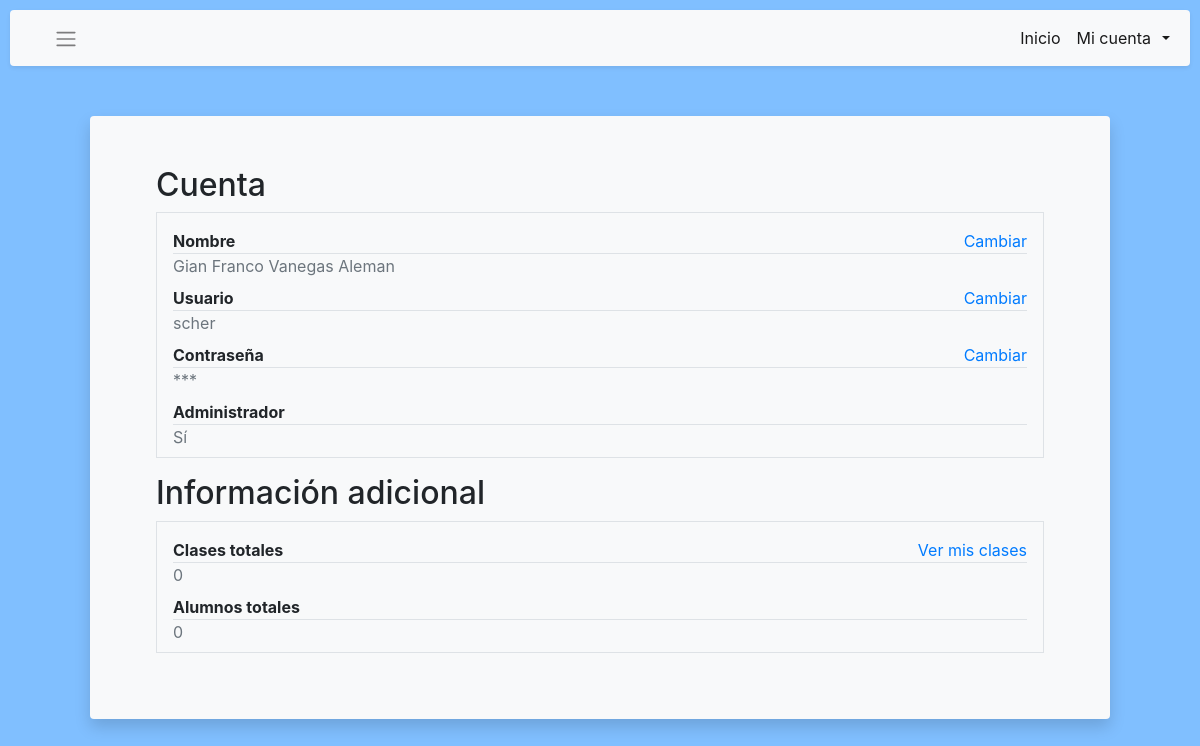
Page /administrar (signed in) on the earlier database version.
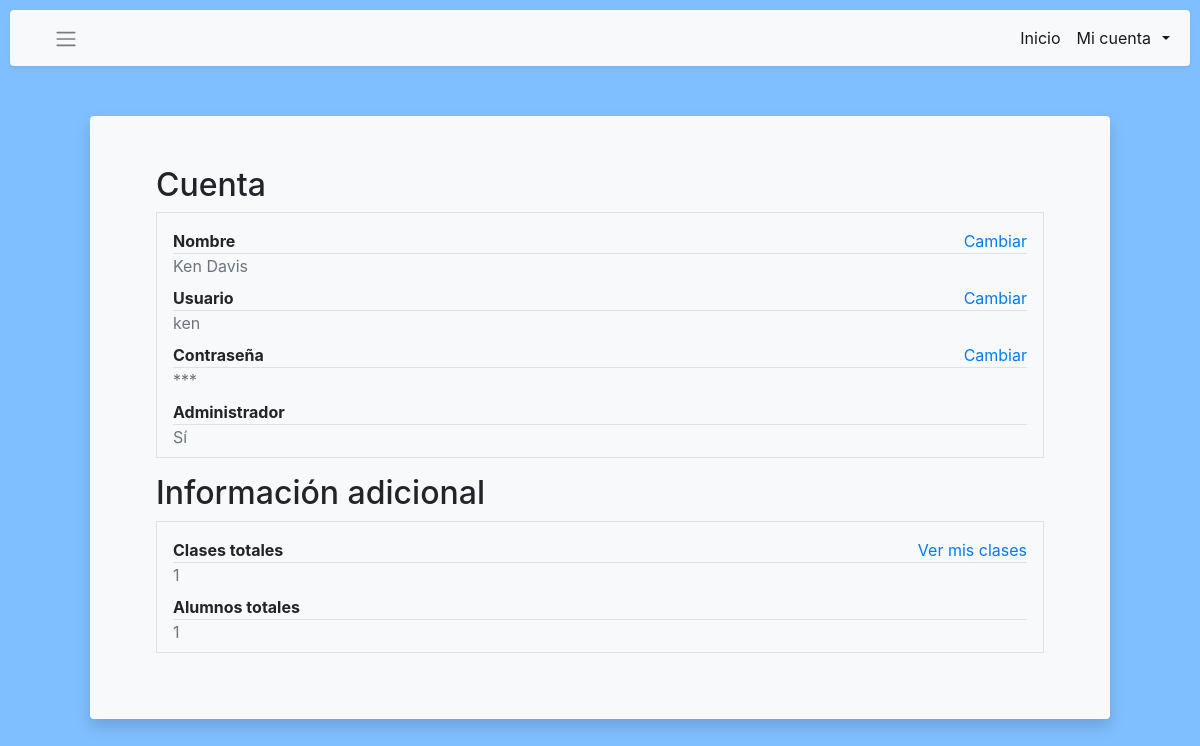
Same page on the later database version.
### tables this page shows
CREATE TABLE Profesores (
			id INTEGER PRIMARY KEY,
			nombre TEXT NOT NULL,
			usuario TEXT NOT NULL,
			admin INTEGER NOT NULL DEFAULT 0 CHECK(admin in (0,1)),
			hash TEXT NOT NUll
		);

### asistencias/rutas/usuario_rutas.py (the view)
@app.route("/administrar")
@login_requerido
def administrar():
	datos = db_ejecutar("""SELECT nombre, usuario, id, admin
							FROM Profesores
							WHERE id = (?)""", session["user_id"])
	if not datos:
		return "usuario inexistente", 404
	nombre = datos[0]["nombre"]
	usuario = datos[0]["usuario"]
	es_admin = datos[0]["admin"]
	clases_profesor = db_ejecutar("""
						SELECT clase_id
						FROM Clase_Profesor
						WHERE prof_id = (?)""", datos[0]["id"])
	clases_total = len(clases_profesor)
	phs = ", ".join(["?"] * clases_total)
	clases_id = [clase["clase_id"] for clase in clases_profesor]
	q = f"""SELECT DISTINCT alumno_carnet
			FROM Clase_Alumno
			WHERE clase_id IN ({phs})"""
	alumnos = db_ejecutar(q, *clases_id)
	info = {
		"usuario" : usuario,
		"nombre" : nombre,
		"clases_total" : clases_total,
		"alumnos_total" : len(alumnos),
		"es_admin" : es_admin
	}
	return render_template("administrar.html", info=info)

### asistencias/__init__.py (called while the page is built)
@app.after_request
def after_request(response):
	response.headers["Cache-Control"] = "no-cache, no-store, must-revalidate"
	response.headers["Expires"] = 0
	response.headers["Pragma"] = "no-cache"
	return response

### asistencias/helpers.py (called while the page is built)
def login_requerido(f):
	@wraps(f)
	def wrapper():
		if session.get("user_id") is None:
			return redirect(url_for("login"))
		return f()
	return wrapper

def db_ejecutar(query, *args, many=False):
	conn = None
	filas = []
	try:
		conn = sqlite3.connect(DB_PATH)
		conn.row_factory = sqlite3.Row
		cur = conn.cursor()
		cur.execute("PRAGMA foreign_keys=ON")
		if many:
			cur.executemany(query, args[0])
		else:
			cur.execute(query, args)
		filas = [dict(fila) for fila in cur.fetchall()]
		cur.close()
	except sqlite3.Error as e:
		print(e)
		raise Exception(e)
	finally:
		if conn:
			conn.commit()
			conn.close()
		return filas

### asistencias/templates/administrar.html (shortened to what this page needs)
{% extends "layout.html" %}
{% block main %}
	<div class="container mb-3">
		<h2>Cuenta</h2>
		<div class="border px-3 pt-3">
			<div class="mb-2">
				<div class="d-flex justify-content-between">
					<strong>Nombre</strong>
					<a href="{{ url_for('cambiar-nombre') }}" class="text-decoration-none">
						Cambiar</a>
				</div>
				<div class="border-bottom"></div>
				<span class="text-muted">{{ info.nombre }}</span>
			</div>
			<div class="mb-2">
				<div class="d-flex justify-content-between">
					<strong>Usuario</strong>
					<a href="{{ url_for('cambiar-usuario') }}" class="text-decoration-none">
						Cambiar</a>
				</div>
				<div class="border-bottom"></div>
				<span class="text-muted">{{ info.usuario }}</span>
			</div>
			<div class="mb-2">
				<div class="d-flex justify-content-between">
					<strong>Contraseña</strong>
					<a href="{{ url_for('cambiar-pswd') }}" class="text-decoration-none">
						Cambiar</a>
				</div>
				<div class="border-bottom"></div>
				<span class="text-muted">***</span>
			</div>
			<div class="mb-2">
				<div class="d-flex justify-content-between">
					<strong>Administrador</strong>
				</div>
				<div class="border-bottom"></div>
				<span class="text-muted">
					{% if info.es_admin %}
						Sí
					{% else %}
						No
					{% endif %}
				</span>
			</div>
		</div>
	</div>
	<div class="container mb-3">
		<h2>Información adicional</h2>
		<div class="border px-3 pt-3">
			<div class="mb-2">
				<div class="d-flex justify-content-between">
					<strong>Clases totales</strong>
					<a href="/mis-clases" class="text-decoration-none">
						Ver mis clases</a>
				</div>
				<div class="border-bottom"></div>
				<span class="text-muted">{{ info.clases_total }}</span>
			</div>
			<div class="mb-2">
				<div class="d-flex justify-content-between">
					<strong>Alumnos totales</strong>
				</div>
				<div class="border-bottom"></div>
				<span class="text-muted">{{ info.alumnos_total }}</span>
			</div>
		</div>
	</div>
{% endblock %}

### asistencias/templates/layout.html (shortened to what this page needs)
<!DOCTYPE html>
<html>
<head>
	<link rel="stylesheet" href="{{ url_for('static', filename='css/bootstrap.min.css') }}">
	<link rel="stylesheet" href="{{ url_for('static', filename='css/styles.css') }}">
</head>
<body>
	<div class="wrapper">
		<div id="content">
			{% if session.user_id %}
				<nav class="navbar navbar-expand-sm navbar-light bg-light shadow-sm rounded">
					<div class="container-fluid">
						<button id="sidebarCollapse" class="btn">
			                <span class="navbar-toggler-icon"></span>
			            </button>
			            <div class="collapse navbar-collapse">
			            	<ul class="nav navbar-nav ml-auto">
			            		<a class="nav-link active" href="{{ url_for('index')}}"
										role="button">Inicio</a>
								<a class="nav-link dropdown-toggle active" href="#"
										role="button" data-toggle="dropdown">Mi cuenta</a>
							</ul>
			            </div>
		        	</div>
				</nav>
			{% endif %}
			<main class="main bg-light rounded shadow">
				<div style="width: 90%; margin: auto;">
					{% block main %}
					{% endblock %}
				</div>
			</main>
		</div>
	</div>
</body>
</html>

### asistencias/static/css/styles.css (style rules this page uses)
.wrapper { display: flex; width: 100%; align-items: stretch; }
#content { width: 100%; padding: 10px 10px 0px 10px; min-height: 100vh; transition: 0.2s; background-color: #80bfff; }
.main { margin: 50px 80px 0px 80px; padding: 50px 0px 50px 0px; }
.dropdown-toggle::after { display: block; position: absolute; top: 50%; right: 20px; transform: translateY(-50%); }

Differences in the rows shown:
changed Profesores: nombre "Gian Franco Vanegas Aleman" → "Ken Davis"; usuario "scher" → "ken"
Other differences:
{{ info.clases_total }}: "0" → "1"
{{ info.alumnos_total }}: "0" → "1"
